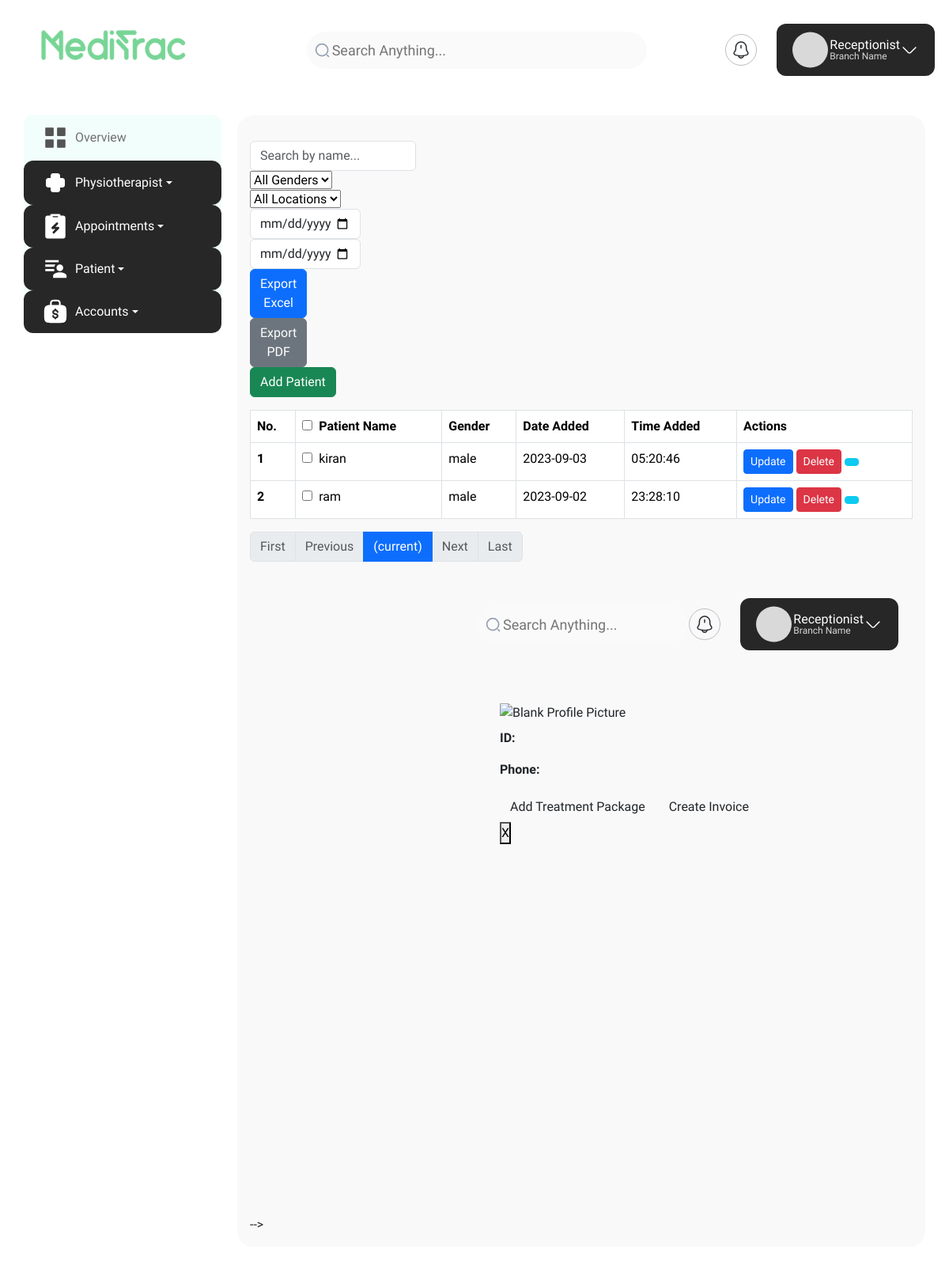
Screenshot of /patient/list/ with the database file from the repository.
### receptionist/models.py (models this page shows, shortened)
class Patient(models.Model):
    name = models.CharField(max_length=100, null=True, blank=True)
    address = models.TextField()
    specialities = models.ManyToManyField('Speciality')
    branch = models.ForeignKey('Branch', on_delete=models.CASCADE)
    phone = models.CharField(max_length=15)
    date_of_birth = models.DateField()
    gender = models.CharField(max_length=10, choices=GENDER_CHOICES)
    height = models.DecimalField(max_digits=5, decimal_places=2, null=True, blank=True)
    weight = models.DecimalField(max_digits=5, decimal_places=2, null=True, blank=True)
    blood_group = models.CharField(max_length=5, choices=BLOOD_GROUP_CHOICES, null=True, blank=True)
    notes = models.TextField(null=True, blank=True)
    profile_photo = models.ImageField(upload_to='receptionist/patients/', default='path/to/default/image.jpg')
    email = models.EmailField(max_length=255, unique=True, default='unknown@email.com')
    password = models.CharField(max_length=128, null=True, blank=True)
    date_added = models.DateTimeField(auto_now_add=True)
    patient_id = models.CharField(max_length=10, unique=True)
    tags = models.ManyToManyField(Tag, blank=True)

### receptionist/views.py (the view, shortened to what this page needs)
# urls.py: path('patient/list/', views.patient_list, name='patient_list'),
def patient_list(request):
    patients = Patient.objects.all().order_by('-date_added')
    form = PatientFilterForm(request.GET)
    if form.is_valid():
        patients = form.filter_queryset(patients)
    if 'export_excel' in request.GET:
        response = HttpResponse(content_type='application/ms-excel')
        response['Content-Disposition'] = 'attachment; filename="patients.xlsx"'
        wb = Workbook()
        ws = wb.active
        ws.title = "Patients"
        headers = ["ID", "Name", "Address", "Date of Birth", "Phone", "Email", "Branch"]
        for col_num, header in enumerate(headers, 1):
            col_letter = get_column_letter(col_num)
            ws[f"{col_letter}1"] = header
        for row_num, patient in enumerate(patients, 2):
            ws[f"A{row_num}"] = patient.patient_id
            ws[f"B{row_num}"] = patient.name
            ws[f"C{row_num}"] = patient.address
            ws[f"D{row_num}"] = patient.date_of_birth
            ws[f"E{row_num}"] = patient.phone
            ws[f"F{row_num}"] = patient.email
            ws[f"G{row_num}"] = patient.branch.name if patient.branch else ''
        output = BytesIO()
        wb.save(output)
        output.seek(0)
        response.write(output.read())
        return response
    else:
        paginator = Paginator(patients, 10)
        page_number = request.GET.get('page')
        page_obj = paginator.get_page(page_number)
        return render(request, 'patient_list.html', {'form': form, 'page_obj': page_obj})

### templates/patient_list.html (shortened to what this page needs)
{% extends 'base.html' %}
{% load static %}
{% block content %}
<div class="filter-bar py-3">
    <form method="get" action=".">
        <div class="form-row">
            <div class="col-md-3">
                <input type="text" class="form-control" name="name" placeholder="Search by name...">
            </div>
            <div class="col-md-2">
                <select class="custom-select" name="gender">
                    <option value="">All Genders</option>
                </select>
            </div>
            <div class="col-md-2">
                <select class="custom-select" name="location">
                    <option value="">All Locations</option>
                </select>
            </div>
            <div class="col-md-2">
                <input type="date" class="form-control" name="date_added_from">
            </div>
            <div class="col-md-2">
                <input type="date" class="form-control" name="date_added_to">
            </div>
            <div class="col-md-1">
                <button class="btn btn-primary" type="submit" name="export_excel">Export Excel</button>
            </div>
            <div class="col-md-1">
                <button class="btn btn-secondary" type="submit" name="export_pdf">Export PDF</button>
            </div>
            <div class="col-md-2">
                <a class="btn btn-success" href="{% url 'add_new_patient' %}">Add Patient</a>
            </div>
        </div>
    </form>
</div>
<div class="table-responsive">
    <table class="table table-hover table-bordered">
        <thead class="thead-dark">
            <tr>
                <th scope="col">No.</th>
                <th scope="col">
                    <div class="custom-control custom-checkbox">
                        <input type="checkbox" class="custom-control-input" id="select_all">
                        <label class="custom-control-label" for="select_all"></label> Patient Name
                    </div>
                </th>
                <th scope="col">Gender</th>
                <th scope="col">Date Added</th>
                <th scope="col">Time Added</th>
                <th scope="col">Actions</th>
            </tr>
        </thead>
        <tbody>
            {% for patient in page_obj %}
            <tr>
                <th scope="row">{{ forloop.counter }}</th>
                <td>
                    <div class="custom-control custom-checkbox">
                        <input type="checkbox" class="custom-control-input" name="patient" value="{{ patient.id }}"
                            id="patient-{{ patient.id }}">
                        {{ patient.name }}
                    </div>
                </td>
                <td>{{ patient.gender }}</td>
                <td>{{ patient.date_added|date:"Y-m-d" }}</td>
                <td>{{ patient.date_added|time:"H:i:s" }}</td>
                <td>
                    <a href="{% url 'update_patient' patient.id %}" class="btn btn-primary btn-sm">Update</a>
                    <a href="{% url 'delete_patient' patient.id %}" class="btn btn-danger btn-sm">Delete</a>
                    <button class="btn btn-info btn-sm view-profile" data-patient-id="{{ patient.id }}"
                        data-toggle="modal" data-target="#patientProfileModal"></button>
                </td>
            </tr>
            {% endfor %}
        </tbody>
    </table>
</div>
<nav aria-label="Page navigation example">
    <ul class="pagination">
        {% if page_obj.has_previous %}
        <li class="page-item"><a class="page-link" href="?page=1">First</a></li>
        <li class="page-item"><a class="page-link" href="?page={{ patients.previous_page_number }}">Previous</a></li>
        {% else %}
        <li class="page-item disabled"><a class="page-link" href="#">First</a></li>
        <li class="page-item disabled"><a class="page-link" href="#">Previous</a></li>
        {% endif %}
        <li class="page-item active">
            <a class="page-link" href="?page={{ patients.number }}">{{ patients.number }} <span
                    class="sr-only">(current)</span></a>
        </li>
        {% if patients.has_next %}
        <li class="page-item"><a class="page-link" href="?page={{ patients.next_page_number }}">Next</a></li>
        <li class="page-item"><a class="page-link" href="?page={{ patients.paginator.num_pages }}">Last</a></li>
        {% else %}
        <li class="page-item disabled"><a class="page-link" href="#">Next</a></li>
        <li class="page-item disabled"><a class="page-link" href="#">Last</a></li>
        {% endif %}
    </ul>
</nav>
{% endblock %}

### static/css/panel_style.css (style rules this page uses)
* { margin: 0; padding: 0; box-sizing: border-box; font-family: 'Plus Jakarta Sans', sans-serif; }
:root { --blue-color: #4070f4; --grey-color: #707070; }

### rows the page displays
Patient: name "kiran", gender "male", date_added "2023-09-03", date_added "05:20:46"
Patient: name "ram", gender "male", date_added "2023-09-02", date_added "23:28:10"
